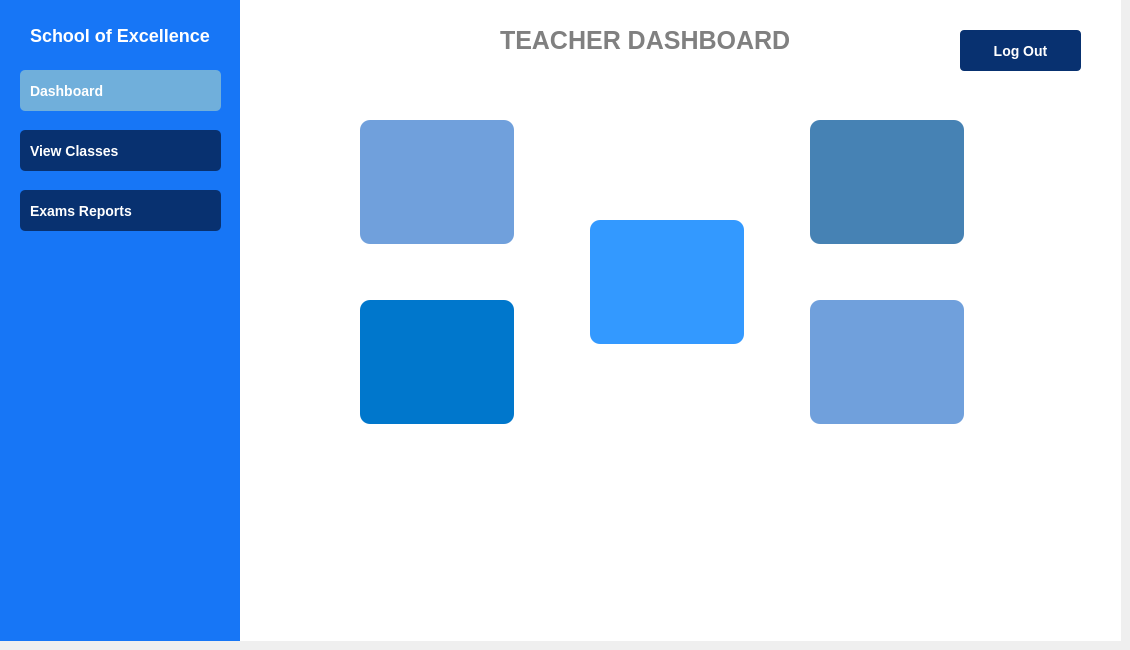
    <widget class="QWidget" name="TeacherDashboardpg">
     <widget class="QGroupBox" name="groupBox_11">
      <property name="geometry">
       <rect>
        <x>0</x>
        <y>0</y>
        <width>241</width>
        <height>641</height>
       </rect>
      </property>
      <property name="styleSheet">
       <string notr="true">
QGroupBox {
    background-color: rgb(23, 118, 246); 
    color: white;
    border: none;
    font-size: 16px;
    font-weight: bold;
}</string>
      </property>
      <property name="title">
       <string/>
      </property>
      <widget class="QPushButton" name="pushButton_55">
       <property name="geometry">
        <rect>
         <x>20</x>
         <y>130</y>
         <width>201</width>
         <height>41</height>
        </rect>
       </property>
       <property name="styleSheet">
        <string notr="true">QPushButton {
    background-color: rgb(8, 49, 112);
    color: white;
    border-radius: 5px;
    padding: 10px;
    font-size: 14px;
    font-weight: bold;
    text-align: left;
    padding-left: 10px;
}
QPushButton:hover 
{ 
background-color: rgb(17, 80, 180);
}</string>
       </property>
       <property name="text">
        <string>View Classes </string>
       </property>
       <property name="icon">
        <iconset>
         <normalon>:/icons /icons/receipt.png</normalon>
        </iconset>
       </property>
       <property name="iconSize">
        <size>
         <width>20</width>
         <height>20</height>
        </size>
       </property>
      </widget>
      <widget class="QPushButton" name="pushButton_104">
       <property name="geometry">
        <rect>
         <x>20</x>
         <y>70</y>
         <width>201</width>
         <height>41</height>
        </rect>
       </property>
       <property name="styleSheet">
        <string notr="true">
QPushButton {
    background-color: rgb(112, 175, 219);
    color: white;
    border-radius: 5px;
    padding: 10px;
    font-size: 14px;
    font-weight: bold;
    text-align: left;
    padding-left: 10px;
}
</string>
       </property>
       <property name="text">
        <string>Dashboard</string>
       </property>
       <property name="icon">
        <iconset>
         <normalon>:/icons /icons/dashboard.png</normalon>
        </iconset>
       </property>
       <property name="iconSize">
        <size>
         <width>20</width>
         <height>20</height>
        </size>
       </property>
      </widget>
      <widget class="QLabel" name="label_8">
       <property name="geometry">
        <rect>
         <x>30</x>
         <y>20</y>
         <width>181</width>
         <height>31</height>
        </rect>
       </property>
       <property name="styleSheet">
        <string notr="true">QLabel
{
color: white;
font-size: 18px;
font-weight: bold;
text-align: center;
qproperty-alignment: AlignCenter;
}</string>
       </property>
       <property name="text">
        <string>School of Excellence </string>
       </property>
      </widget>
      <widget class="QPushButton" name="pushButton_105">
       <property name="geometry">
        <rect>
         <x>20</x>
         <y>190</y>
         <width>201</width>
         <height>41</height>
        </rect>
       </property>
       <property name="styleSheet">
        <string notr="true">QPushButton {
    background-color: rgb(8, 49, 112);
    color: white;
    border-radius: 5px;
    padding: 10px;
    font-size: 14px;
    font-weight: bold;
    text-align: left;
    padding-left: 10px;
}
QPushButton:hover 
{ 
background-color: rgb(17, 80, 180);
}</string>
       </property>
       <property name="text">
        <string>Exams Reports</string>
       </property>
       <property name="icon">
        <iconset>
         <normalon>:/icons /icons/exam.png</normalon>
        </iconset>
       </property>
       <property name="iconSize">
        <size>
         <width>20</width>
         <height>20</height>
        </size>
       </property>
      </widget>
     </widget>
     <widget class="QGroupBox" name="groupBox_12">
      <property name="geometry">
       <rect>
        <x>240</x>
        <y>0</y>
        <width>881</width>
        <height>641</height>
       </rect>
      </property>
      <property name="styleSheet">
       <string notr="true">QGroupBox
{
background: white;
border: none;
}</string>
      </property>
      <property name="title">
       <string/>
      </property>
      <widget class="QPushButton" name="pushButton_106">
       <property name="geometry">
        <rect>
         <x>720</x>
         <y>30</y>
         <width>121</width>
         <height>41</height>
        </rect>
       </property>
       <property name="styleSheet">
        <string notr="true">QPushButton {
    background-color: rgb(8, 49, 112);
    color: white;
    border-radius: 4px;
    padding: 10px;
    font-size: 14px;
    font-weight: bold;
    text-align: center;
    padding-left: 10px;
}
QPushButton:hover 
{ 
background-color: rgb(17, 80, 180);
}</string>
       </property>
       <property name="text">
        <string>Log Out</string>
       </property>
       <property name="iconSize">
        <size>
         <width>12</width>
         <height>12</height>
        </size>
       </property>
      </widget>
      <widget class="QLabel" name="label_49">
       <property name="geometry">
        <rect>
         <x>260</x>
         <y>10</y>
         <width>301</width>
         <height>61</height>
        </rect>
       </property>
       <property name="styleSheet">
        <string notr="true">QLabel
{
color: grey;
font-size: 25px;
font-weight: bold;
text-align: center;
qproperty-alignment: AlignCenter;
}</string>
       </property>
       <property name="text">
        <string>TEACHER DASHBOARD</string>
       </property>
      </widget>
      <widget class="QLabel" name="label_50">
       <property name="geometry">
        <rect>
         <x>120</x>
         <y>120</y>
         <width>154</width>
         <height>124</height>
        </rect>
       </property>
       <property name="styleSheet">
        <string notr="true">QLabel
{
 background-color:  rgb(112, 160, 220);
border-radius: 10px; 
color: white;
font-size: 13px;
  min-width: 150px;   /* Minimum width */
    min-height: 120px;   /* Minimum height */
    qproperty-wordWrap: true; /* Enable word wrap */
    qproperty-alignment: 'AlignHCenter | AlignVCenter'; /* Center text */
    padding: 2px;       /* Small padding */
font-weight: bold;
}</string>
       </property>
       <property name="text">
        <string/>
       </property>
      </widget>
      <widget class="QLabel" name="label_51">
       <property name="geometry">
        <rect>
         <x>120</x>
         <y>300</y>
         <width>154</width>
         <height>124</height>
        </rect>
       </property>
       <property name="styleSheet">
        <string notr="true">QLabel
{
 background-color: rgb(0, 119, 204);
border-radius: 10px; 
color: white;
font-size: 13px;
  min-width: 150px;   /* Minimum width */
    min-height: 120px;   /* Minimum height */
    qproperty-wordWrap: true; /* Enable word wrap */
    qproperty-alignment: 'AlignHCenter | AlignVCenter'; /* Center text */
    padding: 2px;       /* Small padding */
}</string>
       </property>
       <property name="text">
        <string/>
       </property>
      </widget>
      <widget class="QLabel" name="label_52">
       <property name="geometry">
        <rect>
         <x>350</x>
         <y>220</y>
         <width>154</width>
         <height>124</height>
        </rect>
       </property>
       <property name="styleSheet">
        <string notr="true">QLabel
{
 background-color: rgb(51, 153, 255);
border-radius: 10px; 
color: white;
font-size: 13px;
  min-width: 150px;   /* Minimum width */
    min-height: 120px;   /* Minimum height */
    qproperty-wordWrap: true; /* Enable word wrap */
    qproperty-alignment: 'AlignHCenter | AlignVCenter'; /* Center text */
    padding: 2px;       /* Small padding */
}</string>
       </property>
       <property name="text">
        <string/>
       </property>
      </widget>
      <widget class="QLabel" name="label_53">
       <property name="geometry">
        <rect>
         <x>570</x>
         <y>120</y>
         <width>154</width>
         <height>124</height>
        </rect>
       </property>
       <property name="styleSheet">
        <string notr="true">QLabel
{
 background-color: rgb(70, 130, 180);
border-radius: 10px; 
color: white;
font-size: 13px;
  min-width: 150px;   /* Minimum width */
    min-height: 120px;   /* Minimum height */
    qproperty-wordWrap: true; /* Enable word wrap */
    qproperty-alignment: 'AlignHCenter | AlignVCenter'; /* Center text */
    padding: 2px;       /* Small padding */
}</string>
       </property>
       <property name="text">
        <string/>
       </property>
      </widget>
      <widget class="QLabel" name="label_54">
       <property name="geometry">
        <rect>
         <x>570</x>
         <y>300</y>
         <width>154</width>
         <height>124</height>
        </rect>
       </property>
       <property name="styleSheet">
        <string notr="true">QLabel
{
 background-color: rgb(112, 160, 220);
border-radius: 10px; 
color: white;
font-size: 13px;
  min-width: 150px;   /* Minimum width */
    min-height: 120px;   /* Minimum height */
    qproperty-wordWrap: true; /* Enable word wrap */
    qproperty-alignment: 'AlignHCenter | AlignVCenter'; /* Center text */
    padding: 2px;       /* Small padding */
}</string>
       </property>
       <property name="text">
        <string/>
       </property>
      </widget>
     </widget>
    </widget>
